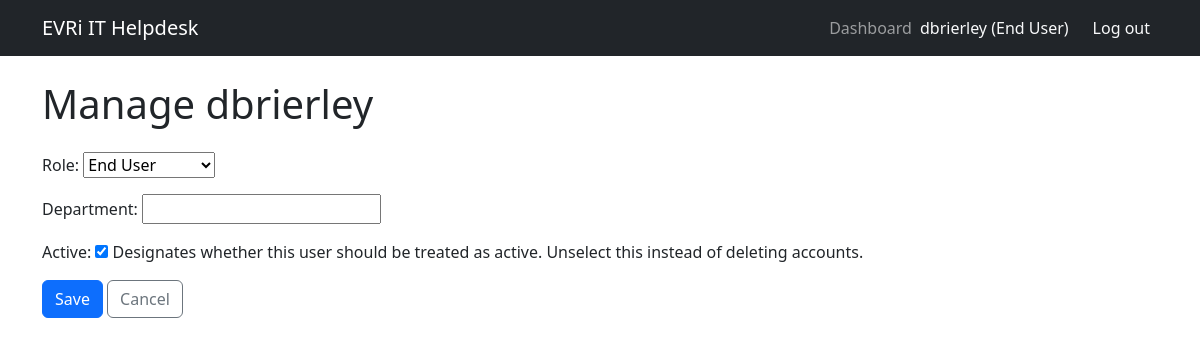
Screenshot of /accounts/users/2/edit/ (signed in) with the database file from the repository.
### accounts/models.py (models this page shows, shortened)
class User(AbstractUser):
    class Role(models.TextChoices):
        USER = "USER", "End User"
        AGENT = "AGENT", "Support Agent"
        ADMIN = "ADMIN", "Administrator"
    role = models.CharField(
        max_length=10,
        choices=Role.choices,
        default=Role.USER,
    )
    department = models.CharField(max_length=100, blank=True)
    @property
    def is_administrator(self):
        return self.role == self.Role.ADMIN

### accounts/management_views.py (the view, shortened to what this page needs)
# urls.py: path("users/<int:pk>/edit/", management_views.UserManageView.as_view(), name="user_manage"),
class UserManageView(AdminRequiredMixin, UpdateView):
    model = User
    form_class = UserManageForm
    template_name = "accounts/user_manage.html"
    success_url = reverse_lazy("accounts:user_list")

### accounts/admin_forms.py
class UserManageForm(forms.ModelForm):
    class Meta:
        model = User
        fields = ("role", "department", "is_active")

### accounts/mixins.py (called while the page is built)
    def dispatch(self, request, *args, **kwargs):
        if not request.user.is_authenticated:
            return super().dispatch(request, *args, **kwargs)
        if self.allowed_roles and request.user.role not in self.allowed_roles:
            raise PermissionDenied("You do not have permission to view this page.")
        return super().dispatch(request, *args, **kwargs)

### templates/accounts/user_manage.html (shortened to what this page needs)
{% extends "base.html" %}
{% block content %}
  <h1 class="mb-4">Manage {{ object.username }}</h1>
  <form method="post" novalidate>
    {{ form.as_p }}
    <button type="submit" class="btn btn-primary">Save</button>
    <a href="{% url 'accounts:user_list' %}" class="btn btn-outline-secondary">Cancel</a>
  </form>
{% endblock %}

### templates/base.html (shortened to what this page needs)
<!DOCTYPE html>
<html lang="en">
<head>
  <link href="https://cdn.jsdelivr.net/npm/bootstrap@5.3.3/dist/css/bootstrap.min.css" rel="stylesheet">
</head>
<body>
  <nav class="navbar navbar-expand-lg navbar-dark bg-dark">
    <div class="container">
      <a class="navbar-brand" href="/">EVRi IT Helpdesk</a>
      <div class="navbar-nav ms-auto">
        {% if user.is_authenticated %}
          <a class="nav-link" href="{% url 'dashboard:home' %}">Dashboard</a>
          <span class="navbar-text text-light me-3">{{ user.username }} ({{ user.get_role_display }})</span>
          <form method="post" action="{% url 'logout' %}" class="d-inline">
            <button type="submit" class="nav-link btn btn-link text-light">Log out</button>
          </form>
        {% else %}
          <a class="nav-link" href="{% url 'login' %}">Log in</a>
          <a class="nav-link" href="{% url 'accounts:register' %}">Register</a>
        {% endif %}
      </div>
    </div>
  </nav>
  <main class="container py-4">
    {% block content %}{% endblock %}
  </main>
</body>
</html>

### rows the page displays
User: username "dbrierley", role "End User", is_active "☑"
